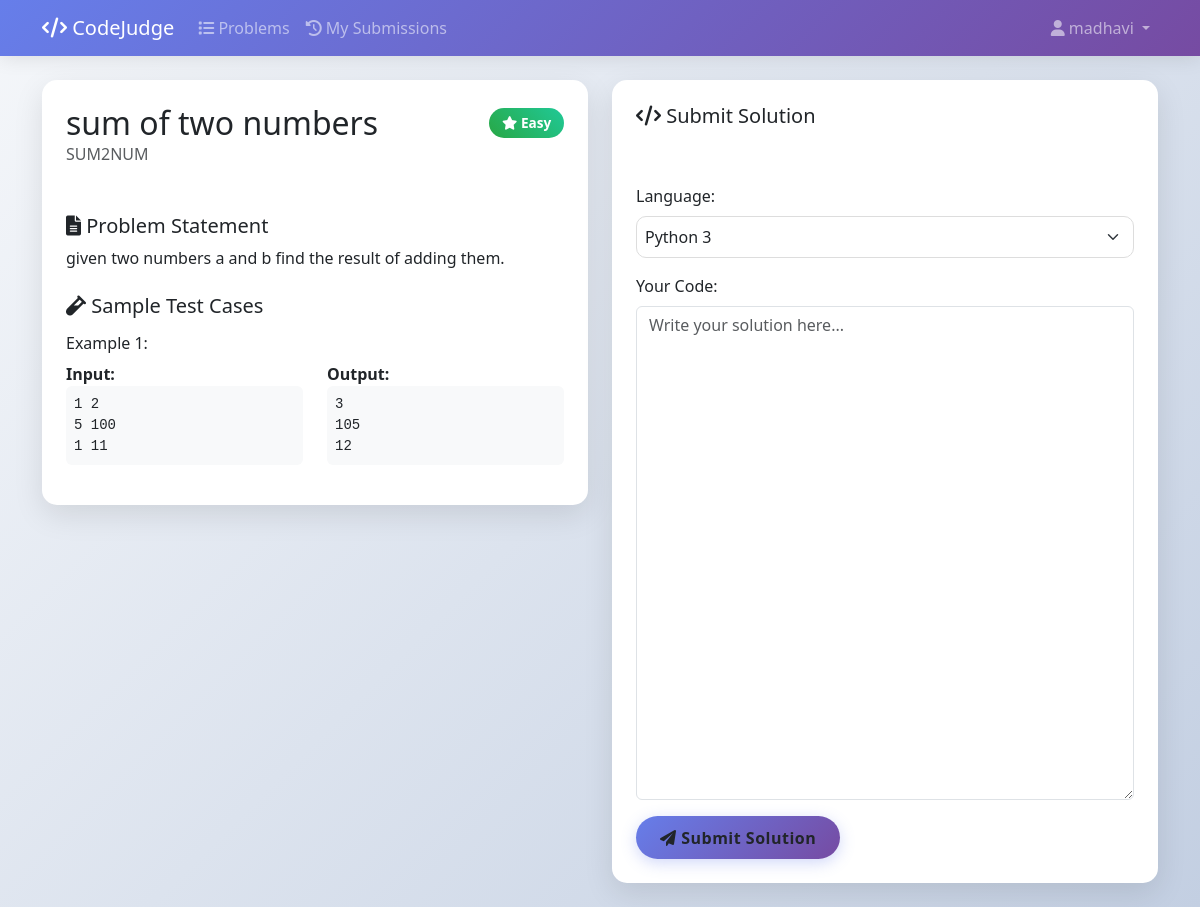
The app's page /problem/SUM2NUM/ (signed in), older data.
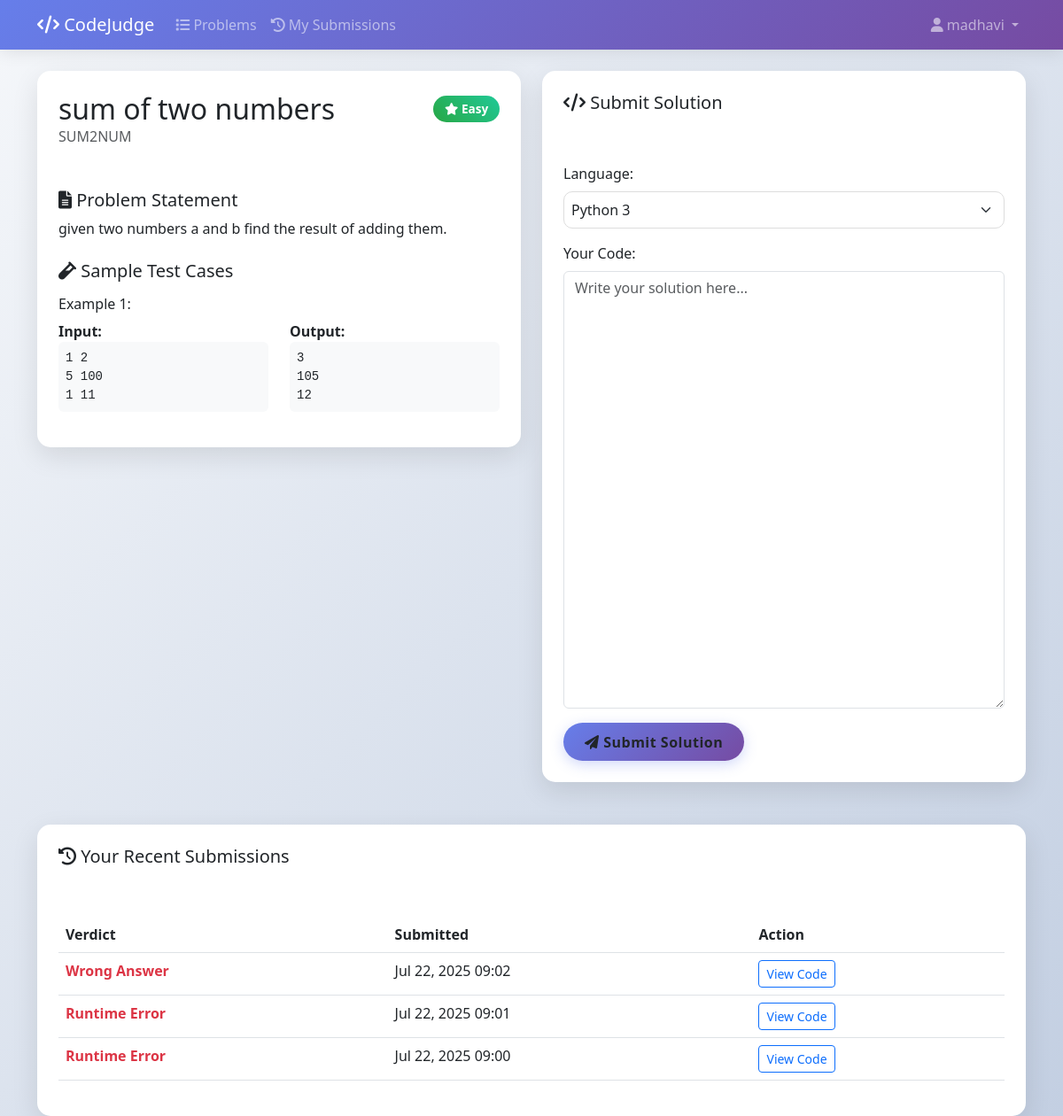
The same page, newer data.
### core/models.py (models this page shows, shortened)
class TestCase(models.Model):
    problem = models.ForeignKey(Problem , on_delete=models.CASCADE,related_name='testcases')
    input = models.TextField()
    output = models.TextField()

class Submission(models.Model):
    VERDICTS = (('AC','Accepted'),('WA','Wrong Answer'),('TLE','Time Limit Exceeded'),('RE','Runtime Error'),('CE','Compilation Error'))
    problem = models.ForeignKey(Problem, on_delete=models.CASCADE)
    user = models.ForeignKey(User, on_delete=models.CASCADE)
    code_text = models.TextField()
    verdict = models.CharField(max_length=3,choices=VERDICTS)
    submitted = models.DateTimeField(auto_now_add=True)
    class Meta:
        ordering = ['-submitted']
        indexes = [
            models.Index(fields=['user', 'problem']),
            models.Index(fields=['user', '-submitted']),
            models.Index(fields=['problem', '-submitted']),
        ]

### core/views.py (the view)
# urls.py: path('problem/<str:short_code>/', problem_detail, name='problem_detail'),
def problem_detail(request, short_code):
    problem = get_object_or_404(Problem, short_code=short_code)
    if request.method == 'POST' and request.user.is_authenticated:
        return handle_submission(request, problem)
    user_submissions = []
    if request.user.is_authenticated:
        user_submissions = Submission.objects.filter(
            problem=problem,
            user=request.user
        ).order_by('-submitted')[:5]
    context = {
        'problem': problem,
        'user_submissions': user_submissions,
    }
    return render(request, 'problem_detail.html', context)

### core/templates/problem_detail.html (shortened to what the changed rows need)
{% load static %}
<!DOCTYPE html>
<html lang="en">
<head>
    <link href="https://cdn.jsdelivr.net/npm/bootstrap@5.3.0/dist/css/bootstrap.min.css" rel="stylesheet">
    <link href="https://cdnjs.cloudflare.com/ajax/libs/font-awesome/6.0.0/css/all.min.css" rel="stylesheet">
    <link href="https://cdnjs.cloudflare.com/ajax/libs/codemirror/5.65.2/codemirror.min.css" rel="stylesheet">
    <link href="https://cdnjs.cloudflare.com/ajax/libs/codemirror/5.65.2/theme/monokai.min.css" rel="stylesheet">
</head>
<body>
    <div class="container mt-4">
        <div class="row">
            <div class="col-lg-6">
                <div class="card problem-card mb-4">
                    <div class="card-header bg-transparent border-0 p-4">
                        <div class="d-flex justify-content-between align-items-center">
                            <h2 class="mb-0">{{ problem.name }}</h2>
                        </div>
                    </div>
                    <div class="card-body p-4">
                        {% if problem.testcases.all %}
                        {% for testcase in problem.testcases.all|slice:":2" %}
                        <div class="testcase-example mt-3">
                            <h6>Example {{ forloop.counter }}:</h6>
                            <div class="row">
                                <div class="col-md-6">
                                    <strong>Input:</strong>
                                    <pre class="bg-light p-2 rounded">{{ testcase.input }}</pre>
                                </div>
                                <div class="col-md-6">
                                    <strong>Output:</strong>
                                    <pre class="bg-light p-2 rounded">{{ testcase.output }}</pre>
                                </div>
                            </div>
                        </div>
                        {% endfor %}
                        {% endif %}
                    </div>
                </div>
            </div>
        </div>
        {% if user.is_authenticated and user_submissions %}
        <div class="row mt-4">
            <div class="col-12">
                <div class="card problem-card">
                    <div class="card-header bg-transparent border-0 p-4">
                        <h5><i class="fas fa-history"></i> Your Recent Submissions</h5>
                    </div>
                    <div class="card-body p-4">
                        <div class="table-responsive">
                            <table class="table table-hover">
                                <thead>
                                    <tr>
                                        <th>Verdict</th>
                                        <th>Submitted</th>
                                        <th>Action</th>
                                    </tr>
                                </thead>
                                <tbody>
                                    {% for submission in user_submissions %}
                                    <tr>
                                        <td>
                                            <span class="verdict-{{ submission.verdict }}">
                                                {{ submission.get_verdict_display }}
                                            </span>
                                        </td>
                                        <td>{{ submission.submitted|date:"M d, Y H:i" }}</td>
                                        <td>
                                            <button class="btn btn-sm btn-outline-primary"
                                                    onclick="showCode('{{ submission.code_text|escapejs }}')">
                                                View Code
                                            </button>
                                        </td>
                                    </tr>
                                    {% endfor %}
                                </tbody>
                            </table>
                        </div>
                    </div>
                </div>
            </div>
        </div>
        {% endif %}
    </div>
</body>
</html>

Row changes from the older to the newer data that the page shows:
added Submission: verdict "Wrong Answer", submitted "Jul 22, 2025 09:02"
added Submission: verdict "Runtime Error", submitted "Jul 22, 2025 09:01"
added Submission: verdict "Runtime Error", submitted "Jul 22, 2025 09:00"
Text that changed along with them:
text now shown: "Your Recent Submissions Verdict Submitted Action"
